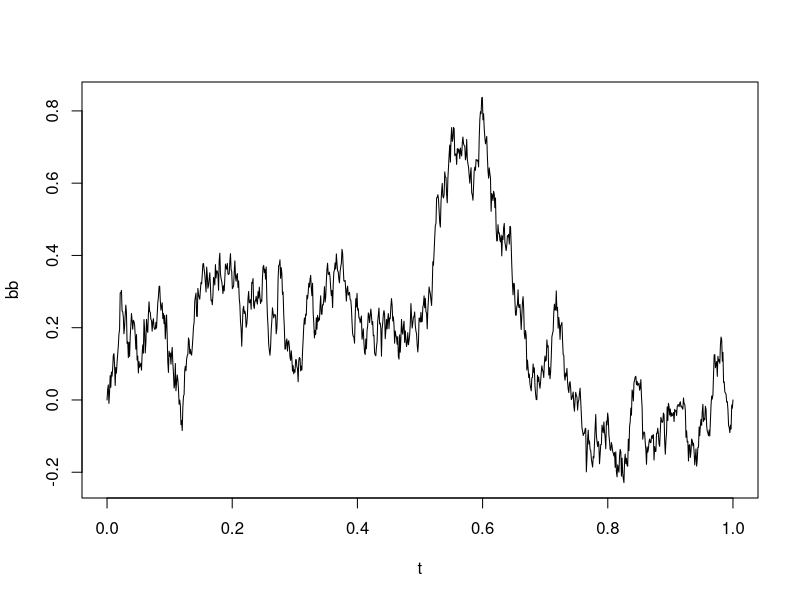

Generate this figure with R:
# simulation of Brownian bridge

n <- 1000
t <- seq(0, 1, length = n)
bm <- c(0, cumsum(rnorm(n - 1, 0, 1))) / sqrt(n)
bb <- bm - t * bm[n]
plot(t, bb, type = "l")
